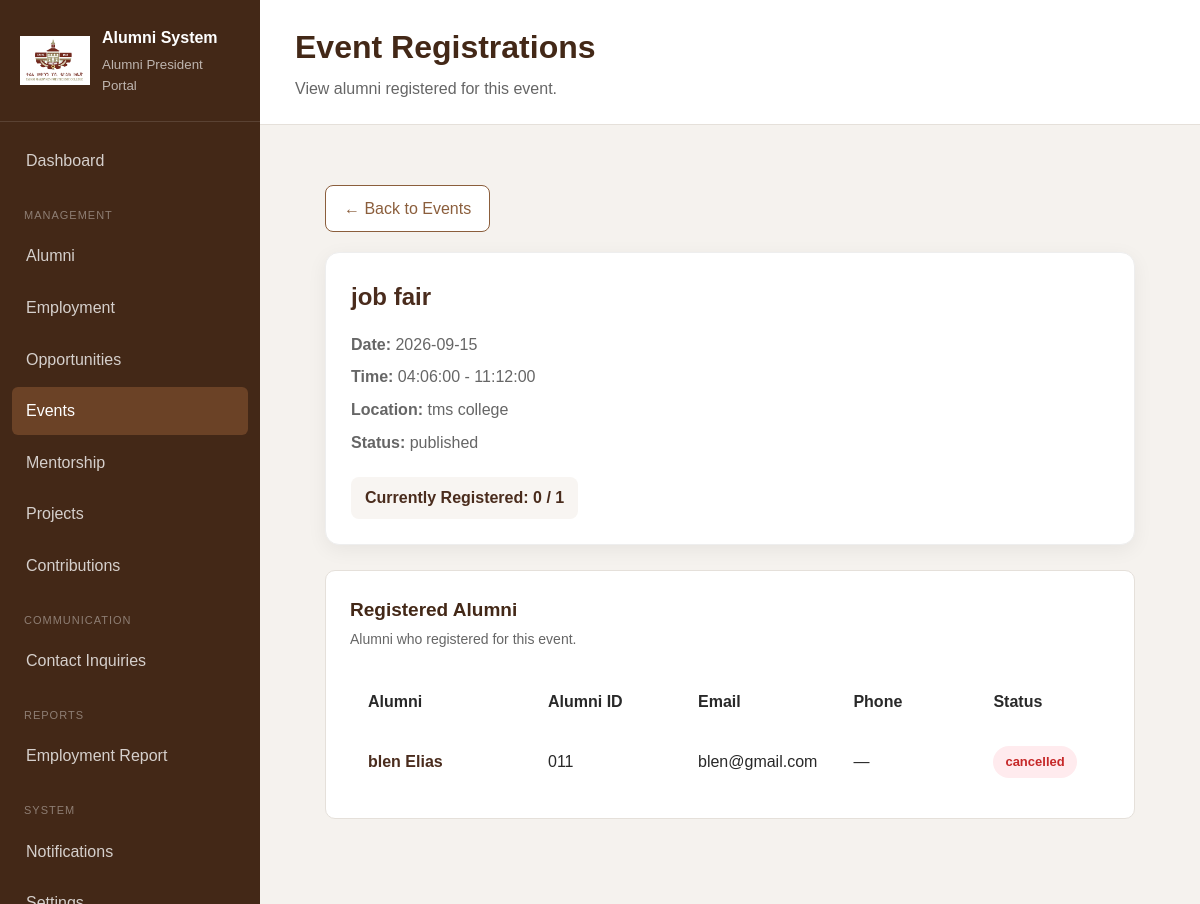
/admin/events/registrations.php?id=15 (signed in), run on the app's committed database.
### tables this page shows
CREATE TABLE `events` (
  `event_id` int(10) UNSIGNED NOT NULL,
  `title` varchar(200) NOT NULL,
  `description` text NOT NULL,
  `event_date` date NOT NULL,
  `start_time` time DEFAULT NULL,
  `end_time` time DEFAULT NULL,
  `location` varchar(200) DEFAULT NULL,
  `registration_deadline` date DEFAULT NULL,
  `max_capacity` int(10) UNSIGNED DEFAULT NULL,
  `status` enum('draft','published','completed','cancelled') NOT NULL DEFAULT 'draft',
  `created_by` int(10) UNSIGNED NOT NULL,
  `created_at` timestamp NOT NULL DEFAULT current_timestamp(),
  `updated_at` timestamp NOT NULL DEFAULT current_timestamp() ON UPDATE current_timestamp()
);

CREATE TABLE `event_registrations` (
  `registration_id` int(10) UNSIGNED NOT NULL,
  `event_id` int(10) UNSIGNED NOT NULL,
  `alumni_id` int(10) UNSIGNED NOT NULL,
  `registration_status` enum('registered','cancelled','attended','absent') NOT NULL DEFAULT 'registered',
  `registered_at` timestamp NOT NULL DEFAULT current_timestamp(),
  `cancelled_at` datetime DEFAULT NULL
);

CREATE TABLE `alumni` (
  `alumni_id` int(10) UNSIGNED NOT NULL,
  `user_id` int(10) UNSIGNED NOT NULL,
  `department_id` int(10) UNSIGNED NOT NULL,
  `section_id` int(10) UNSIGNED DEFAULT NULL,
  `specialization_id` int(10) UNSIGNED DEFAULT NULL,
  `level` tinyint(3) UNSIGNED DEFAULT NULL,
  `college_id_number` varchar(100) DEFAULT NULL,
  `first_name` varchar(100) NOT NULL,
  `last_name` varchar(100) NOT NULL,
  `gender` enum('male','female','other') DEFAULT NULL,
  `date_of_birth` date DEFAULT NULL,
  `phone` varchar(30) DEFAULT NULL,
  `address` text DEFAULT NULL,
  `graduation_year` year(4) NOT NULL,
  `bio` text DEFAULT NULL,
  `profile_photo` varchar(255) DEFAULT NULL,
  `show_profile` tinyint(1) NOT NULL DEFAULT 1,
  `show_profession` tinyint(1) NOT NULL DEFAULT 1,
  `show_skills` tinyint(1) NOT NULL DEFAULT 1,
  `show_email` tinyint(1) NOT NULL DEFAULT 0,
  `show_phone` tinyint(1) NOT NULL DEFAULT 0,
  `created_at` timestamp NOT NULL DEFAULT current_timestamp(),
  `updated_at` timestamp NOT NULL DEFAULT current_timestamp() ON UPDATE current_timestamp()
);

CREATE TABLE `users` (
  `user_id` int(10) UNSIGNED NOT NULL,
  `email` varchar(150) NOT NULL,
  `password_hash` varchar(255) NOT NULL,
  `role` enum('admin','alumni','registrar','student_rep','system_admin') NOT NULL,
  `account_status` enum('active','inactive','suspended') NOT NULL DEFAULT 'active',
  `must_change_password` tinyint(1) NOT NULL DEFAULT 0,
  `created_at` timestamp NOT NULL DEFAULT current_timestamp(),
  `updated_at` timestamp NOT NULL DEFAULT current_timestamp() ON UPDATE current_timestamp(),
  `failed_login_attempts` int(11) NOT NULL DEFAULT 0,
  `locked_until` datetime DEFAULT NULL
);

### includes/functions.php (called while the page is built, shortened)
<?php
function e($value)
{
    return htmlspecialchars(
        (string) $value,
        ENT_QUOTES,
        "UTF-8"
    );
}

### admin/events/registrations.php (the view, shortened to what this page needs)
<?php
require_once "../../config/database.php";
require_once "../../includes/functions.php";
$eventId = (int) $_GET["id"];
$stmt = $conn->prepare("
    SELECT
        event_id,
        title,
        event_date,
        start_time,
        end_time,
        location,
        max_capacity,
        status
    FROM events
    WHERE event_id = ?
    LIMIT 1
");
$stmt->bind_param("i", $eventId);
$stmt->execute();
$result = $stmt->get_result();
$event = $result->fetch_assoc();
$stmt = $conn->prepare("
    SELECT
        er.registration_id,
        er.registration_status,
        er.registered_at,
        er.cancelled_at,
        a.alumni_id,
        a.first_name,
        a.last_name,
        a.college_id_number,
        a.phone,
        u.email
    FROM event_registrations er
    INNER JOIN alumni a
        ON er.alumni_id = a.alumni_id
    LEFT JOIN users u
        ON a.user_id = u.user_id
    WHERE er.event_id = ?
    ORDER BY er.registered_at DESC
");
$stmt->bind_param("i", $eventId);
$stmt->execute();
$registrations = $stmt->get_result();
$stmt = $conn->prepare("
    SELECT COUNT(*) AS total_registered
    FROM event_registrations
    WHERE event_id = ?
      AND LOWER(TRIM(registration_status)) = 'registered'
");
$stmt->bind_param("i", $eventId);
$stmt->execute();
$result = $stmt->get_result();
$countData = $result->fetch_assoc();
$totalRegistered = (int) ($countData["total_registered"] ?? 0);
$maxCapacity = (int) ($event["max_capacity"] ?? 0);
?>
<!DOCTYPE html>
<html lang="en">
<head>
    <link
        rel="stylesheet"
        href="../../assets/css/style.css"
    >
</head>
<body class="admin-body">
<div class="admin-layout">
<?php require_once __DIR__ ."/../includes/sidebar.php"; ?>
    <main class="admin-main">
        <header class="admin-topbar">
            <div>
                <h1>
                    Event Registrations
                </h1>
                <p>
                    View alumni registered for this event.
                </p>
            </div>
        </header>
        <section class="dashboard-content">
            <div class="registrations-wrapper">
                <a
                    href="index.php"
                    class="back-button"
                >
                    ← Back to Events
                </a>
                <div class="event-summary">
                    <h2>
                        <?= e($event["title"]) ?>
                    </h2>
                    <p>
                        <strong>
                            Date:
                        </strong>
                        <?= e($event["event_date"]) ?>
                    </p>
                    <p>
                        <strong>
                            Time:
                        </strong>
                        <?= e($event["start_time"]) ?>
                        -
                        <?= e($event["end_time"]) ?>
                    </p>
                    <p>
                        <strong>
                            Location:
                        </strong>
                        <?= e($event["location"]) ?>
                    </p>
                    <p>
                        <strong>
                            Status:
                        </strong>
                        <?= e($event["status"]) ?>
                    </p>
                    <span class="registration-count">
                        Currently Registered:
                        <?= $totalRegistered ?>
                        <?php if ($maxCapacity > 0): ?>
                            / <?= $maxCapacity ?>
                        <?php else: ?>
                            / Unlimited
                        <?php endif; ?>
                    </span>
                </div>
                <div class="dashboard-panel">
                    <div class="panel-header">
                        <div>
                            <h2>
                                Registered Alumni
                            </h2>
                            <p>
                                Alumni who registered for this event.
                            </p>
                        </div>
                    </div>
                    <?php if ($registrations->num_rows > 0): ?>
                        <div class="table-responsive">
                            <table class="admin-table">
                                <thead>
                                    <tr>
                                        <th>
                                            Alumni
                                        </th>
                                        <th>
                                            Alumni ID
                                        </th>
                                        <th>
                                            Email
                                        </th>
                                        <th>
                                            Phone
                                        </th>
                                        <th>
                                            Status
                                        </th>
                                        <th>
                                        </th>
                                    </tr>
                                </thead>
                                <tbody>
                                <?php while ($registration = $registrations->fetch_assoc()): ?>
                                    <?php
                                    $statusClass = strtolower(
                                        trim(
                                            $registration["registration_status"]
                                        )
                                    );
                                    ?>
                                    <tr>
                                        <td>
                                            <span class="alumni-name">
                                                <?= e(
                                                    $registration["first_name"]
                                                ) ?>
                                                <?= e(
                                                    $registration["last_name"]
                                                ) ?>
                                            </span>
                                        </td>
                                        <td>
                                            <?= e(
                                                $registration["college_id_number"]
                                                ?: "—"
                                            ) ?>
                                        </td>
                                        <td>
                                         <?= e(
                                                $registration["email"]
                                                ?: "—"
                                            ) ?>
                                        </td>
                                        <td>
                                            <?= e(
                                                $registration["phone"]
                                                ?: "—"
                                            ) ?>
                                        </td>
                                        <td>
                                            <span
                                                class="registration-status status-<?= e($statusClass) ?>"
                                            >
                                                <?= e(
                                                    $registration[
                                                        "registration_status"
                                                    ]
                                                ) ?>
                                            </span>
                                        </td>
                                        <td>
                                        </td>
                                    </tr>
                                <?php endwhile; ?>
                                </tbody>
                            </table>
                        </div>
                    <?php endif; ?>
                </div>
            </div>
        </section>
    </main>
</div>
</body>
</html>

### assets/css/style.css (style rules this page uses)
:root { --primary-brown: #6b4226; --dark-brown: #432817; --light-brown: #a67c52; --cream: #f8f5f1; --white: #ffffff; --text-dark: #292929; --text-light: #666666; --border: #e5e0da; }
* { margin: 0; padding: 0; box-sizing: border-box; }
body { font-family: Arial, sans-serif; background: var(--cream); color: var(--text-dark); line-height: 1.6; }
a { text-decoration: none; color: inherit; }
.admin-body { background: #f5f2ee; }
.admin-layout { min-height: 100vh; display: flex; }
.admin-main { margin-left: 260px; width: calc(100% - 260px); }
.admin-topbar { background: var(--white); padding: 22px 35px; border-bottom: 1px solid var(--border); display: flex; justify-content: space-between; align-items: center; }
.admin-topbar h1 { color: var(--dark-brown); margin-bottom: 3px; }
.admin-topbar p { color: var(--text-light); }
.dashboard-content { padding: 30px 35px; }
.dashboard-panel { background: var(--white); border: 1px solid var(--border); border-radius: 10px; padding: 24px; margin-bottom: 25px; }
.panel-header { display: flex; justify-content: space-between; align-items: center; margin-bottom: 22px; }
.panel-header h2 { color: var(--dark-brown); font-size: 19px; }
.panel-header p { color: var(--text-light); font-size: 14px; margin-top: 3px; }
.admin-table { width: 100%; border-collapse: separate; border-spacing: 0; table-layout: auto; }
.admin-table th, .admin-table td { padding: 16px 18px; text-align: left; vertical-align: middle; white-space: nowrap; }
.admin-table th { font-weight: 600; }
.admin-table td { line-height: 1.5; }
.admin-table th:nth-child(1), .admin-table td:nth-child(1) { min-width: 180px; }
.admin-table th:nth-child(2), .admin-table td:nth-child(2) { min-width: 150px; }
.admin-table th:nth-child(3), .admin-table td:nth-child(3) { min-width: 110px; }
.admin-table th:nth-child(4), .admin-table td:nth-child(4) { min-width: 140px; }
.admin-table th:nth-child(5), .admin-table td:nth-child(5) { min-width: 130px; }
.admin-table th:nth-child(6), .admin-table td:nth-child(6) { min-width: 110px; }
.table-responsive { width: 100%; overflow-x: auto; -webkit-overflow-scrolling: touch; }

### admin/events/registrations.php (style rules this page uses)
.registrations-wrapper { padding: 30px; }
.event-summary { background: #ffffff; border-radius: 14px; padding: 25px; margin-bottom: 25px; border: 1px solid #eeeeee; box-shadow: 0 5px 20px rgba(0, 0, 0, 0.06); }
.event-summary h2 { color: #4a2c1d; margin-bottom: 15px; }
.event-summary p { margin: 7px 0; color: #666666; }
.registration-count { display: inline-block; margin-top: 15px; padding: 8px 14px; border-radius: 8px; background: #f8f5f2; color: #4a2c1d; font-weight: 600; }
.back-button { display: inline-block; margin-bottom: 20px; padding: 10px 18px; border: 1px solid #8b5e3c; border-radius: 8px; background: #ffffff; color: #8b5e3c; text-decoration: none; }
.registration-status { display: inline-block; padding: 6px 12px; border-radius: 20px; font-size: 13px; font-weight: 600; }
.status-cancelled { background: #ffebee; color: #c62828; }
.alumni-name { color: #4a2c1d; font-weight: 600; }

### data on the page
events: title "job fair", event_date "2026-09-15", start_time "04:06:00", end_time "11:12:00", location "tms college", status "published", max_capacity "1"
event_registrations: alumni.first_name "blen", alumni.last_name "Elias", alumni.college_id_number "011", users.email "blen@gmail.com", alumni.phone "—", registration_status "cancelled"

### other printed values
$totalRegistered "0"
